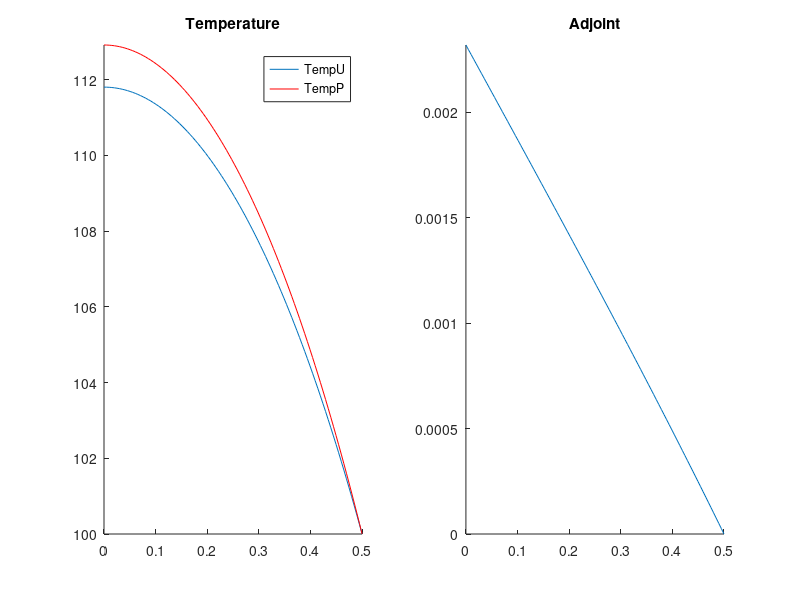

Source code (MATLAB): (Note: this script raises an error after producing the figure.)
function hc_nonlinear_analytical
clc; close all;

% problem definition: k(T)=T^q
% -d/dx (T^a dT/dx) = q = -1/(a+1).d^2(T^(a+1))/dx^2
% dTdx|_0=0 T(L)=T_dir
L=0.5; q=10000; T_dir=100; a=1;
% region of interest
% "whole domain" or "dirac at 0"
% 
do_plot = true;

%%%%%%%%%%%%%%%%%%%%%%%%%%%%%%%%%%%%%%%%%%%%%%%%%%%%%%%%%%
% solve forward problem for unperturbed temperature
%%%%%%%%%%%%%%%%%%%%%%%%%%%%%%%%%%%%%%%%%%%%%%%%%%%%%%%%%%
% int_0^x (eq) = -1/(a+1).d(T^(a+1))/dx = q.x
% int_x^L (new.eq) => T^(a+1)(x) = T_dir^(a+1) + (a+1)/2.q.(L^2-x^2)
%
ap1=a+1;
fh_T = @(x) (T_dir^ap1 + ap1/2*q*(L^2-x.^2)).^(1/ap1);
fh_dTdx = @(x) (-q*x)./(fh_T(x).^a);
% plot temperature
xx=linspace(0,L,100);
if do_plot
    figure(1); subplot(1,2,1); hold all;
    plot(xx,fh_T(xx)); axis tight; title('Temperature');
end
% compute functional using forward solution
response = 'dirac';
switch response
    case 'dirac'
        % response = dirac at x=0
        J_for = fh_T(0);
    case 'integrated'
        % response = 1 for all x
        J_for = integral(fh_T,0,L);
    case 'averaged'
        % response = 1/L for all x
        J_for = integral(fh_T,0,L)/L;
end

%%%%%%%%%%%%%%%%%%%%%%%%%%%%%%%%%%%%%%%%%%%%%%%%%%%%%%%%%%
% solve adjoint problem
%%%%%%%%%%%%%%%%%%%%%%%%%%%%%%%%%%%%%%%%%%%%%%%%%%%%%%%%%%
% bc : phi(L)=phi_dir=0, 
%
% if response = constant, it is easy to see that: 
% phi(x) is proportional to (T(x)-T_dir). phi(x)=C.(T(x)-T_dir)
%  -d/dx (T^a dphi/dx) = r = q.r/r 
% <==> -q/r d/dx (T^a dphi/dx) = q 
% <==> -C.q/r d/dx (T^a dT/dx) = q 
% <==> -C.q/r/(a+1) d^2[T^(a+1)]/dx^2 = q 
% => C = r/q
%
% if response = dirac @ 0 :
% -d/dx (T^k dphi/dx) = dirac(x) = 0
% source condition at x=0: -2T^k(0) dphidx|_0 = 1
% integrate(eq) from x to L: (rhs=0 in that range)
% ==> T^k.dphidx = C. Apply source condition. C = -1/2
% so dphi/dx=-1/2/T^a(x)
% integrate between x and L:
% phi(L) - phi(x) = (-1/2) int_x^L 1/T^a(y) dy = -phi(x)
%
switch response
    case 'dirac'
        for i=1:length(xx)
            phi(i) = integral(@(x) 1./(fh_T(x).^a), xx(i),L)/2;
        end
        fh_dphidx = @(x) -1/2*(fh_dTdx(x)).^(-a);
    case {'integrated','averaged'}
        if strcmpi(response,'integrated')
            rr=1;
        else
            rr=1/L;
        end
        fh_phi = @(x) rr/q*(fh_T(x)-T_dir);
        phi = fh_phi(xx);
        fh_dphidx = @(x) rr/q*fh_dTdx(x);
end
% plot adjoint
if do_plot
    subplot(1,2,2); hold all; plot(xx,phi); axis tight; title('Adjoint');
end
% compute functional using adjoint
% first, the volumetric part:
J_adj_vol = q*dot( (phi(1:end-1)+phi(2:end))/2 , diff(xx) ); 
fprintf('QoI: Adjoint\n  volumetric term: %g\n',J_adj_vol);
if strcmpi(response,'integrated') || strcmpi(response,'averaged')
    J_adj_vol = q*integral(fh_phi,0,L);
    fprintf('QoI: Adjoint\n  volumetric term (exact): %g\n',J_adj_vol);
end
% now, the bc parts:
switch response
    case 'dirac'
        % it is easier to think of this one as integral from -L to +L
        % (1) kdT/dx.phi:  phi(+/-L)=0, so nothing
        % (2) -kdphi/dx.T: kdphi/dx=-1/2 everythwere
        % because of the dirac, the vol+bc contributions calculated as 
        % integral from -L to +L are the QoI, not twice the QoI
       J_adj_dir = T_dir;
       J_adj_vol = 2*J_adj_vol;
    case {'integrated','averaged'}
        % we need to add 
        % (1) kdT/dx.phi. dTdx=0 at x=0+, and phi(L)=0, so nothing
        % (2) -kdphi/dx.T.
        % only term left is: -kdphi/dx.T at x=L, so T_dir^(a+1)*dphi/dx
        % but dphidx = C dT/dx = r/q (-qL T^(-a))
       J_adj_dir = L*rr*T_dir;
end
J_adj = J_adj_vol + J_adj_dir;
%%%%%%%%%%%%%%%%%%%%%%%%%%%%%%%%%%%%%%%%%%%%%%%%%%%%%%%%%%
% QoI values
%%%%%%%%%%%%%%%%%%%%%%%%%%%%%%%%%%%%%%%%%%%%%%%%%%%%%%%%%%
fprintf('Unperturbed QoI values: \nForward %g\nAdjoint %g\n',J_for,J_adj);
fprintf('Splitting the adjoint values:\n\tvolume  \t%g\n\tDirichlet bc\t%g\n',...
    J_adj_vol,J_adj_dir);

disp('What is below is a copy-paste form the linear analytical solution');
warning('Amend first if you want to use');


%%%%%%%%%%%%%%%%%%%%%%%%%%%%%%%%%%%%%%%%%%%%%%%%%%%%%%%%%%
% create perturbation 
%%%%%%%%%%%%%%%%%%%%%%%%%%%%%%%%%%%%%%%%%%%%%%%%%%%%%%%%%%
% save values
fh_T0 = fh_T; fh_dT0dx = fh_dTdx; phi0=phi; J_for0 = J_for;
% save unperturbed parameters
a0=a; q0=q; T_dir0=T_dir;
% perturbed values
pert = 1e-1;
q     = q0     * (1 + pert*1); 
a     = a0     * (1 + pert*0);
T_dir = T_dir0 * (1 + pert*0);
%
a1 = a-a0; q1 = q-q0; T_dir1=T_dir-T_dir0; 

%%%%%%%%%%%%%%%%%%%%%%%%%%%%%%%%%%%%%%%%%%%%%%%%%%%%%%%%%%
% solve forward problem for perturbed temperature
%%%%%%%%%%%%%%%%%%%%%%%%%%%%%%%%%%%%%%%%%%%%%%%%%%%%%%%%%%
fh_T = @(x) (T_dir^ap1 + ap1/2*q*(L^2-x.^2)).^(1/ap1);
fh_dTdx = @(x) (-q*x)./(fh_T(x).^a);
% plot temperature
if do_plot
    figure(1); subplot(1,2,1); plot(xx,fh_T(xx),'r-'); legend(['TempU';'TempP']);
end
% compute functional using forward solution
response = 'dirac';
switch response
    case 'dirac'
        % response = dirac at x=0
        J_for = fh_T(0);
    case 'integrated'
        % response = 1 for all x
        J_for = integral(fh_T,0,L);
    case 'averaged'
        % response = 1/L for all x
        J_for = integral(fh_T,0,L)/L;
end

fprintf('\nPerturbed QoI values: \nForward %g\n',J_for);
dJ_for = (J_for - J_for0)  ;
fprintf('\nSensitivity, dJ: \nForward %g\n',dJ_for);
% forward sensitivity

%%%%%%%%%%%%%%%%%%%%%%%%%%%%%%%%%%%%%%%%%%%%%%%%%%%%%%%%%%
% adjoint-based sensitivity
% first-order formula:
% dJ = int[dq,phi] + int[dk gradphi gradT] 
%%%%%%%%%%%%%%%%%%%%%%%%%%%%%%%%%%%%%%%%%%%%%%%%%%%%%%%%%%
% sensivitiy due to heat source
dJ_adj_vol_src = q1*dot( (phi(1:end-1)+phi(2:end))/2 , diff(xx) ); 
fprintf('QoI: Adjoint\n  volumetric term: %g\n',dJ_adj_vol_src);
if strcmpi(response,'integrated') || strcmpi(response,'averaged')
    dJ_adj_vol_src = q1*integral(fh_phi,0,L);
    fprintf('QoI: Adjoint\n  volumetric term (exact): %g\n',dJ_adj_vol_src);
end
% sensivitiy due to conductivity, first-order and exact
dJ_adj_vol_cond       = -k1 * integral(@(x) fh_dT0dx(x).*fh_dphidx(x),0,L);
dJ_adj_vol_cond_exact = -k1 * integral(@(x) fh_dTdx(x) .*fh_dphidx(x),0,L);
dJ_adj_dirichlet      = -k0*fh_dphidx(L)*T_dir1;
% dJ_adj_robin          = -h1*fh_T0(b)*fh_phi(b) + (h*T_inf-h0*T_inf0)*fh_phi(b);
% dJ_adj_robin_exact    = -h1*fh_T(b) *fh_phi(b) + (h*T_inf-h0*T_inf0)*fh_phi(b);

% dJ_adj       = dJ_adj_vol_src + dJ_adj_vol_cond       + dJ_adj_dirichlet +dJ_adj_robin      ;
% dJ_adj_exact = dJ_adj_vol_src + dJ_adj_vol_cond_exact + dJ_adj_dirichlet +dJ_adj_robin_exact;
dJ_adj       = dJ_adj_vol_src + dJ_adj_vol_cond       + dJ_adj_dirichlet ;
dJ_adj_exact = dJ_adj_vol_src + dJ_adj_vol_cond_exact + dJ_adj_dirichlet ;

%%%%%%%%%%%%%%%%%%%%%%%%%%%%%%%%%%%%%%%%%%%%%%%%%%%%%%%%%%
% sensitivity values
%%%%%%%%%%%%%%%%%%%%%%%%%%%%%%%%%%%%%%%%%%%%%%%%%%%%%%%%%%
fprintf('Sensitivity values:\nForward: %g\n',dJ_for);
fprintf('Adjoint:\n');
fprintf('\tAll    \t\t%g\n',dJ_adj);
fprintf('\tAll E  \t\t%g\n',dJ_adj_exact);
fprintf('\tvol.src  \t%g\n',dJ_adj_vol_src);
fprintf('\tvol.cond \t%g\n',dJ_adj_vol_cond);
fprintf('\tvol.condE\t%g\n',dJ_adj_vol_cond_exact);
fprintf('\tDirichlet\t%g\n',dJ_adj_dirichlet);
% fprintf('\tRobin bc \t%g\n',dJ_adj_robin);
% fprintf('\tRobin bcE\t%g\n',dJ_adj_robin_exact);

return
end
%%%%%%%%%%%%%%%%%%%%%%%%%

function [fh_T,fh_dTdx] = compute_temperature(a,b,k,q,T_dir,h,T_inf)
% Problem statement: -d/dx(k.dT/dx) = q
%                    T(a) = T_dir
%                    -k.dT/dx|_b = h(T(b) - T_inf)
%
% Analytical solution:
%      T(x) = alpha (x-a)(x-b) + beta(x-b) + gamma
%      with alpha = -q/k/2


return
end
%%%%%%%%%%%%%%%%%%%%%%%%%

function [fh_phi, fh_dphidx] = compute_adjoint(a,b,x1,x2,k,r,phi_dir,h,phi_inf)
% Problem statement: -d/dx(k.dphi/dx) = r
%                    phi(a) = phi_dir
%                    -k.dphi/dx|_b = h(phi(b) - phi_inf)
%
% Analytical solution:


return
end
%%%%%%%%%%%%%%%%%%%%%%%%%
